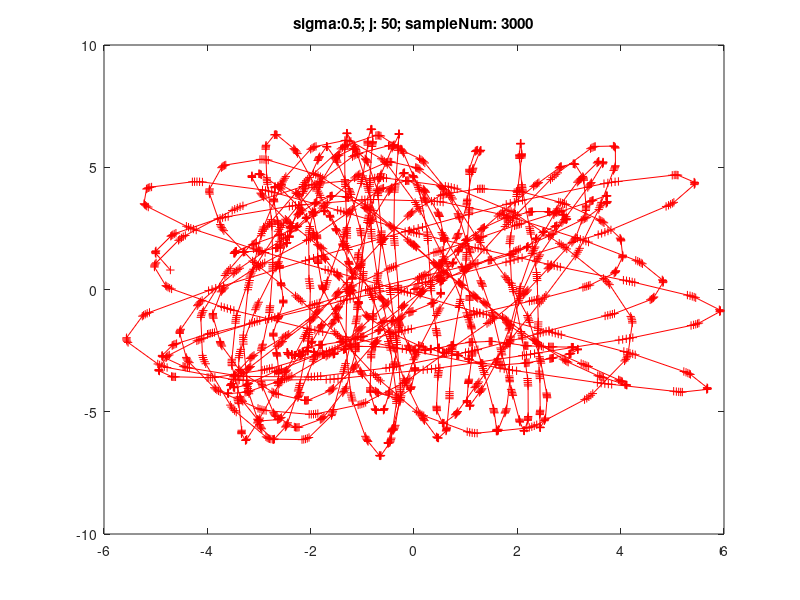

Here is the MATLAB script that generated this plot:
clear all; close all;
Xini = [0,0,0.8,0.8]'; %[0,0,1.0,1.0]'; %[0,0,1.4,1.4]';
% X = Xini; pdata(:,1) = Xini;
%dt = 0.025; % (2/3) /4; %% 0.3;
sampleNum = 3000; %30;
%A = [1,0,dt,0;0,1,0,dt;0,0,1,0;0,0,0,1];
% G = [dt^2/2*eye(2);dt*eye(2)];
sigma = 0.5; % 3.5;
TrialNum = 0;
LastTrialNum = 0;
%w = randn(2,1,sampleNum);
NumberOfTraj = 600;
allData = zeros(4, sampleNum + 1);
GoodTrajFound = 0;
while GoodTrajFound == 0
    fprintf('sigma=%f \n ', sigma);
    
    for j = 1:NumberOfTraj
        if GoodTrajFound == 1   
            break
        end    
        X = Xini;
        pdata(:,1) = Xini;
        TrialNum = TrialNum + 1;
        timestamp = [0];
        for i = 2:sampleNum
            % X = A*X + G*0.5*w(:,:,i);
%             randomNum = randn(2,1);
%             X = A * X + G * sigma * randomNum;
            if mod(i,5)==0
                dt = 0.5; % (2/3) /4; %% 0.3;
            else
                dt = 0.025; % (2/3) /4; %% 0.3;
            end
            timestamp = [timestamp,timestamp(end)+dt];
            A = [1,0,dt,0;0,1,0,dt;0,0,1,0;0,0,0,1];
            G = [dt^2/2*eye(2);dt*eye(2)];
            X = A * X + G * sigma * randn(2,1);
            % if ( X(1) > 10 || X(1) < -10 || X(2) > 10 || X(2) < -10)
            if ( X(1) > 7 || X(1) < -7 || X(2) > 7 || X(2) < -7)
                break
            end
            if  X(1) > 2.5
                X(3)=X(3) - 0.1*(X(1) - 2.5);
            end
            if  X(1) < -2.5
                X(3)=X(3) - 0.1*(X(1) + 2.5);
            end
            if  X(2) > 2.5
                X(4)=X(4) - 0.1*(X(2) - 2.5);
            end
            if  X(2) < -2.5
                X(4)=X(4) - 0.1*(X(2) + 2.5);
            end
            pdata(:,i) = X;
            if i == sampleNum
                %subplot(5, 6, j);
                figure()
                plot(pdata(1,:),pdata(2,:), 'r-+');
                title(['sigma:', num2str(sigma), '; j: ', num2str(j),'; sampleNum: ', num2str(sampleNum)]);
                GoodTrajFound = 1;
                allData = [allData ;[ [sigma, j, TrialNum - LastTrialNum, 0]', pdata ] ];
                %sigma = sigma - 0.1;
                LastTrialNum = TrialNum;
            end
        %break
        end
    end
    %sigma = sigma + 0.1;
end    
data =allData(5:8,:);
data = data(:,2:end);
data_t_dist = [timestamp;data];
% save('posivelodata2.mat', 'pdata');